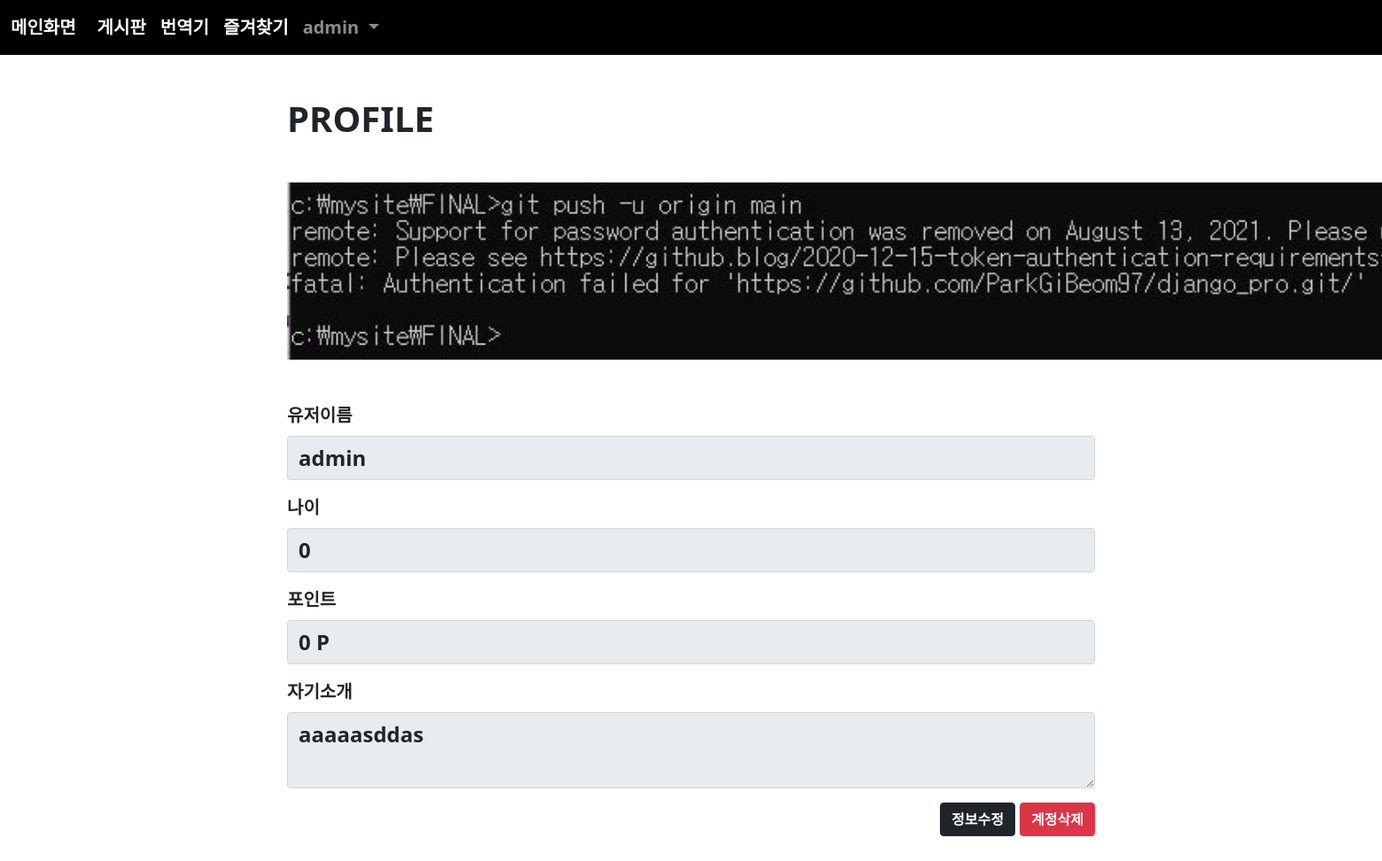
Screenshot of /acc/profile/ (signed in) with the database file from the repository.
### acc/models.py (models this page shows)
class User(AbstractUser):
    comment = models.TextField()
    age = models.IntegerField(default=0)
    point = models.IntegerField(default=0)
    pic = models.ImageField(upload_to="acc/%y/%m")
    def getpic(self):
        if self.pic:
            return self.pic.url
        return "/media/noimage.png"

### acc/views.py (the view)
# urls.py: path('profile/', views.profile, name="profile"),
def profile(request):
    return render(request, "acc/profile.html")

### template/acc/profile.html (shortened to what this page needs)
{% extends 'base.html' %} {% block con %}
<div
  class="container mt-5 mb-5"
  style="font-size: 20px; font-weight: bold; width: 60%"
>
  <h1><b>PROFILE</b></h1>
  <div class="text-center mt-5">
    <img src="{{ user.getpic }}" height="200px" />
  </div>
  <div class="mb-3 mt-5">
    <label class="form-label">유저이름</label>
    <input
      type="text"
      value="{{user.username}}"
      disabled
      class="form-control"
      style="font-size: larger; font-weight: bold"
      id="exampleInputEmail1"
      aria-describedby="emailHelp"
    />
  </div>
  <div class="mb-3">
    <label class="form-label">나이</label>
    <input
      type="text"
      value="{{user.age}}"
      style="font-size: larger; font-weight: bold"
      disabled
      class="form-control"
      id="exampleInputEmail1"
      aria-describedby="emailHelp"
    />
  </div>
  <div class="mb-3">
    <label class="form-label">포인트</label>
    <input
      type="text"
      value="{{user.point}} P"
      style="font-size: larger; font-weight: bold"
      disabled
      class="form-control"
      id="exampleInputEmail1"
      aria-describedby="emailHelp"
    />
  </div>
  <div class="mb-3">
    <label class="form-label">자기소개</label>
    <textarea
      class="form-control"
      disabled
      style="font-size: larger; font-weight: bold"
    >
{{ user.comment }}</textarea
    >
  </div>
  <div class="text-end">
    <a
      href="{% url 'acc:update' %}"
      class="btn btn-dark"
      style="font-weight: bold"
      >정보수정</a
    >
    <button
      type="button"
      style="font-weight: bold"
      class="btn btn-danger"
      data-bs-toggle="modal"
      data-bs-target="#exampleModal"
    >
      계정삭제
    </button>
  </div>
</div>
{% endblock %}

### template/base.html (shortened to what this page needs)
<!DOCTYPE html>
<html lang="en">
  <head>
    <link
      href="https://cdn.jsdelivr.net/npm/bootstrap@5.1.3/dist/css/bootstrap.min.css"
      rel="stylesheet"
    />
  </head>
  <body>
    {% if user.is_authenticated %}
    <nav class="navbar navbar-expand-lg navbar-dark" style="background-color: rgb(0, 0, 0); font-size: 20px; font-weight: bold">
      <div class="container-fluid">
        <a class="navbar-brand" href="{% url 'acc:index' %}">메인화면</a>
        <div class="collapse navbar-collapse" id="navbarSupportedContent">
          <ul class="navbar-nav me-auto mb-2 mb-lg-0">
            <li class="nav-item">
              <a class="nav-link active" aria-current="page" href="{% url 'board:index' %}">게시판</a>
            </li>
            <li class="nav-item">
            <a class="nav-link active" aria-current="page" href="{% url 'trans:index' %}">번역기</a>
            </li>
            <li class="nav-item">
              <a class="nav-link active" aria-current="page" href="{% url 'book:index' %}">즐겨찾기</a>
              </li>
            <li class="nav-item dropdown">
              <a
                class="nav-link dropdown-toggle"
                href="#"
                id="navbarDropdown"
                role="button"
                data-bs-toggle="dropdown"
                aria-expanded="false"
              >
                {{ user.username }}
              </a>
            </li>
          </ul>
        </div>
      </div>
    </nav>
    {% block con %}
    {% endblock %}
    {% endif %}
  </body>
</html>

### rows the page displays
User: username "admin", getpic (picture), age "0", point "0 P", comment "aaaaasddas"
